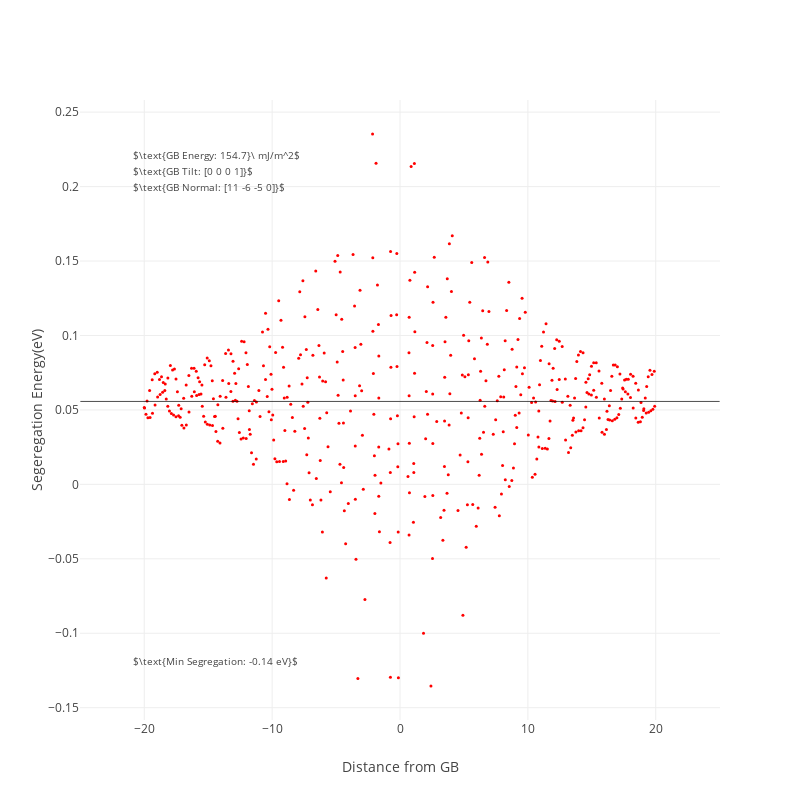

The notebook cell this image was saved under:
### Code cell
f.peratom_energy_dist(2)

### Figure 1 — Plotly figure (JSON) as saved in the notebook; plotly's stock layout.template omitted (floating-point values rounded to 4 significant figures; data arrays with more than 128 entries replaced by an {"elided": "..."} marker saying what was removed)
{"data": [{"marker": {"color": "red", "size": 3, "symbol": "circle"}, "mode": "markers", "name": "Test", "type": "scatter", "uid": "5d4c608b-8b7d-426d-b7ce-01fd9035792f", "x": {"elided": "477 float values"}, "y": {"elided": "477 float values"}}], "layout": {"annotations": [{"font": {"size": 10}, "showarrow": false, "text": "$\\text{GB Energy: 154.7}\\ mJ/m^2$", "x": 0.08, "xref": "paper", "y": 0.925, "yref": "paper"}, {"font": {"size": 10}, "showarrow": false, "text": "$\\text{GB Tilt: [0 0 0 1]}$", "x": 0.08, "xref": "paper", "y": 0.9, "yref": "paper"}, {"font": {"size": 10}, "showarrow": false, "text": "$\\text{GB Normal: [11 -6 -5 0]}$", "x": 0.08, "xref": "paper", "y": 0.875, "yref": "paper"}, {"font": {"size": 10}, "showarrow": false, "text": "$\\text{Min Segregation: -0.14 eV}$", "x": 0.08, "xref": "paper", "y": 0.08, "yref": "paper"}], "autosize": false, "height": 800, "shapes": [{"line": {"width": 0.7}, "type": "line", "x0": -25, "x1": 25, "y0": 0.0557, "y1": 0.0557}], "width": 800, "xaxis": {"autorange": true, "range": [-25.03, 25.03], "title": {"text": "Distance from GB"}, "type": "linear", "zeroline": false}, "yaxis": {"autorange": true, "range": [-0.1583, 0.2582], "title": {"text": "Segeregation Energy(eV)"}, "type": "linear", "zeroline": false}}}
